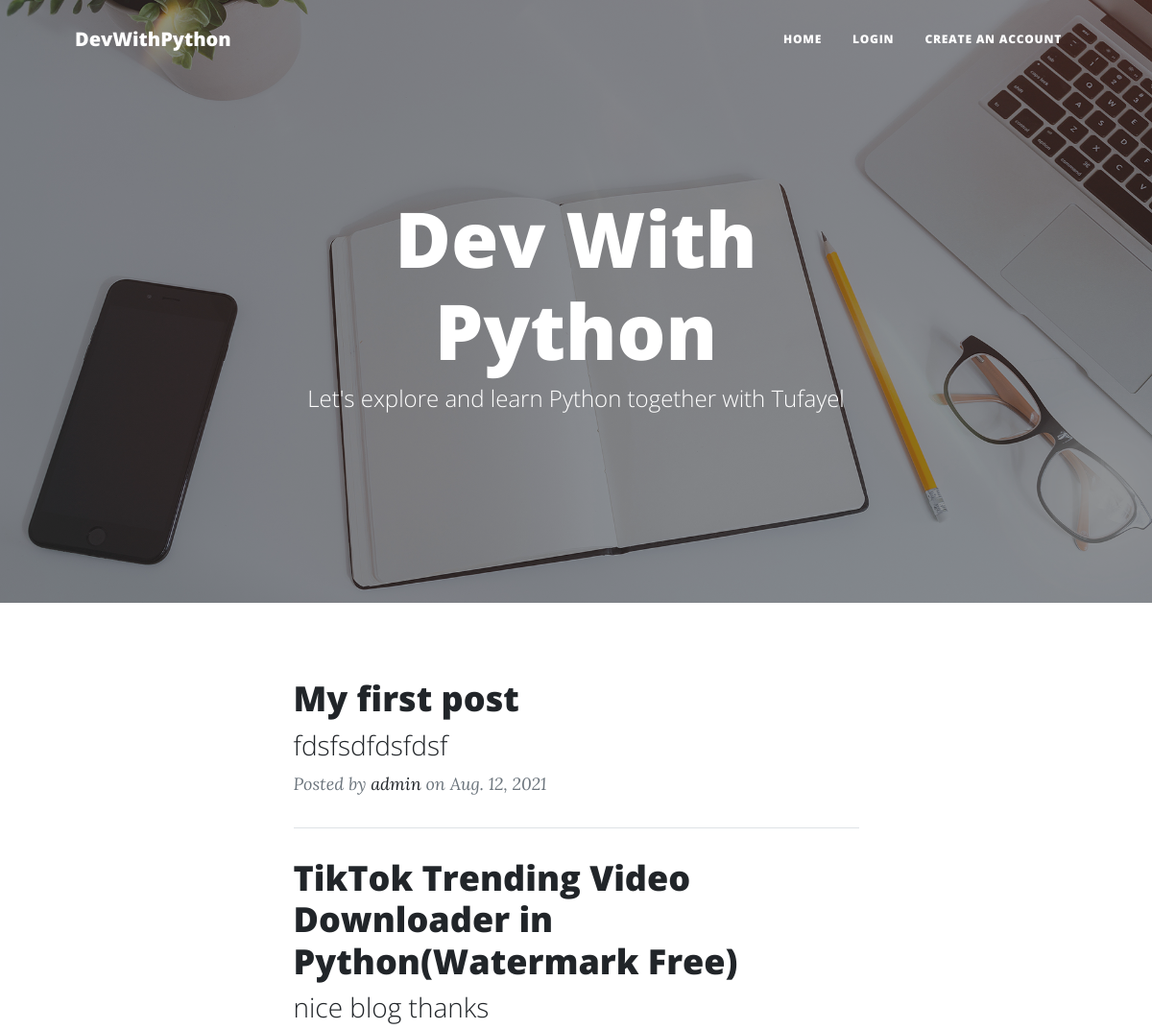
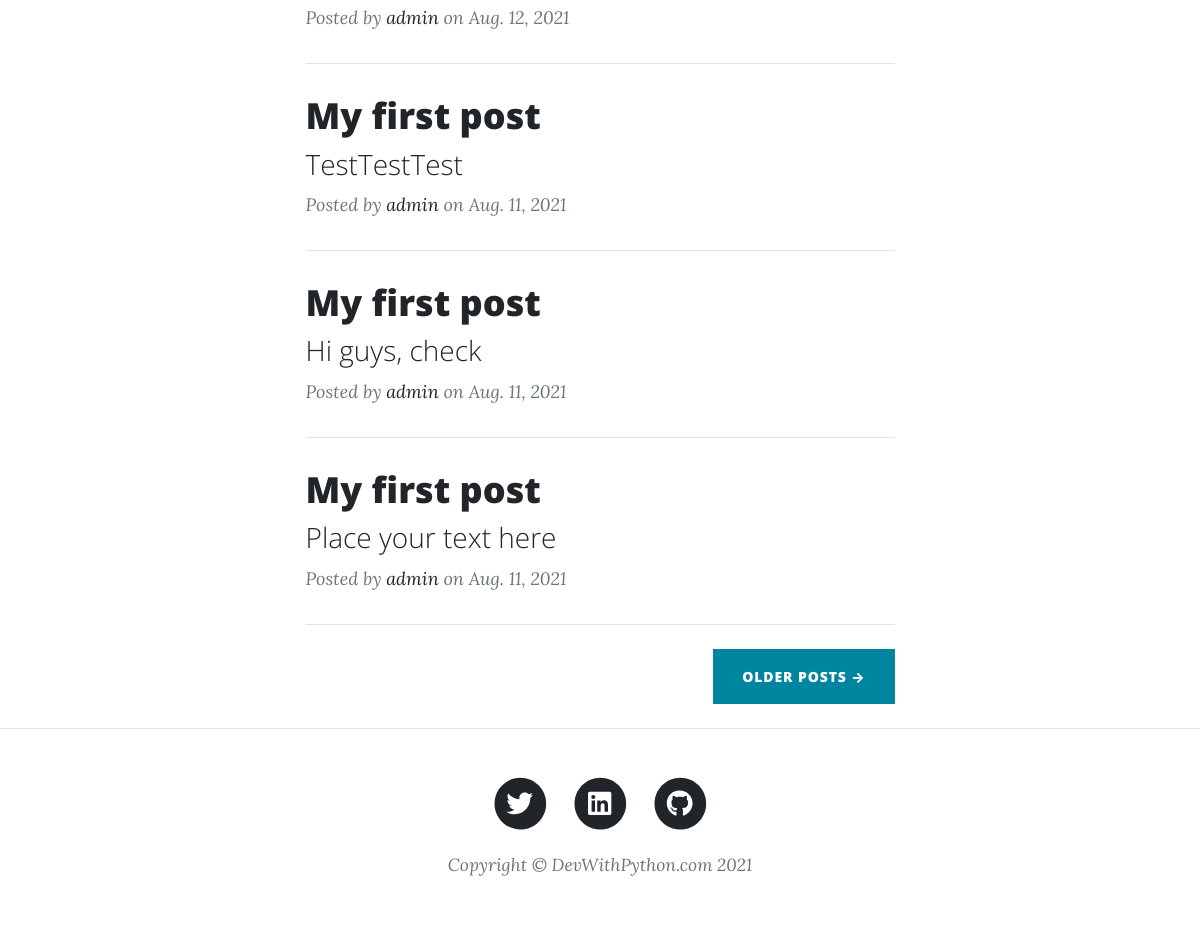
Before: / with the older database file (2 pictures, top to bottom).
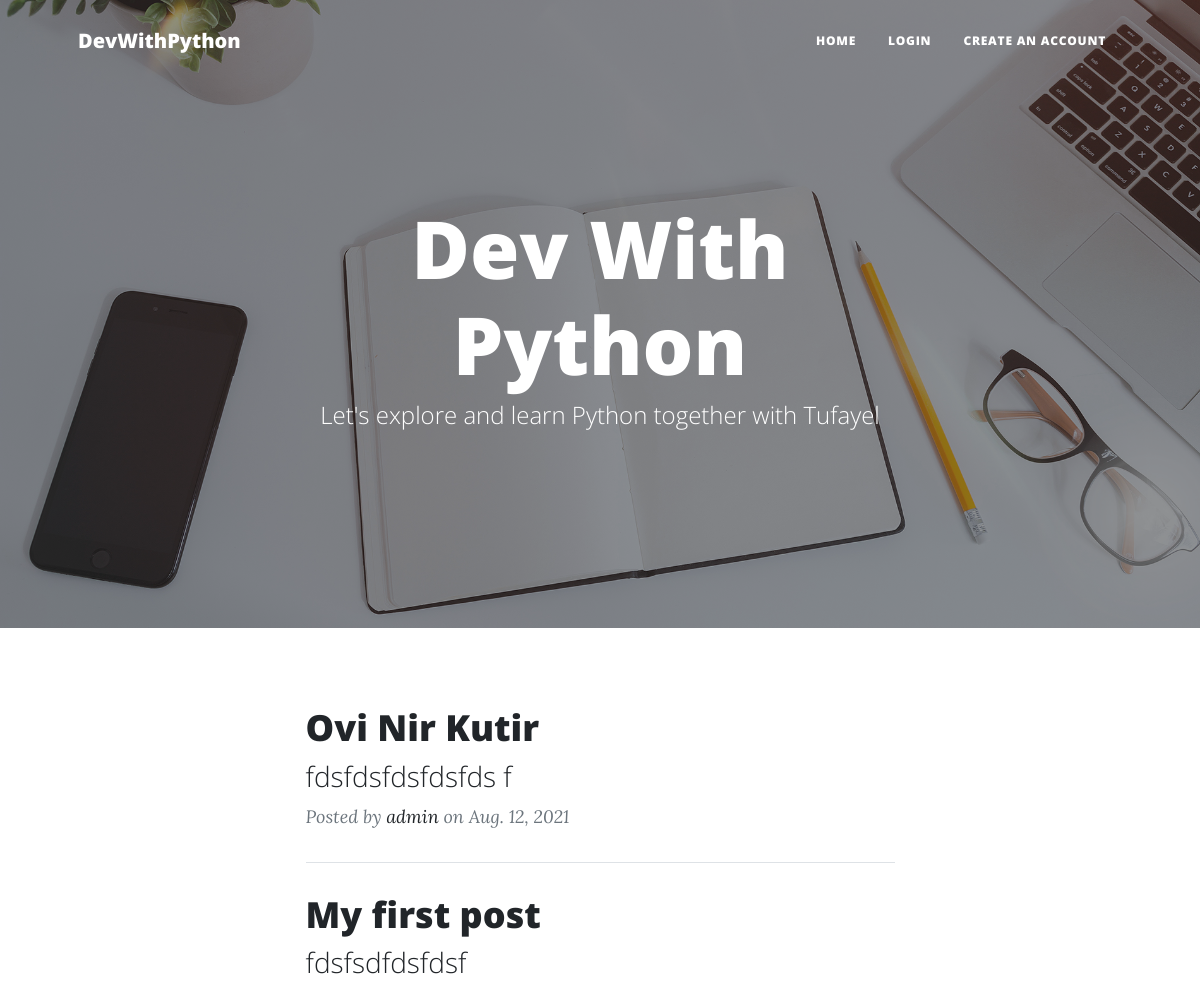
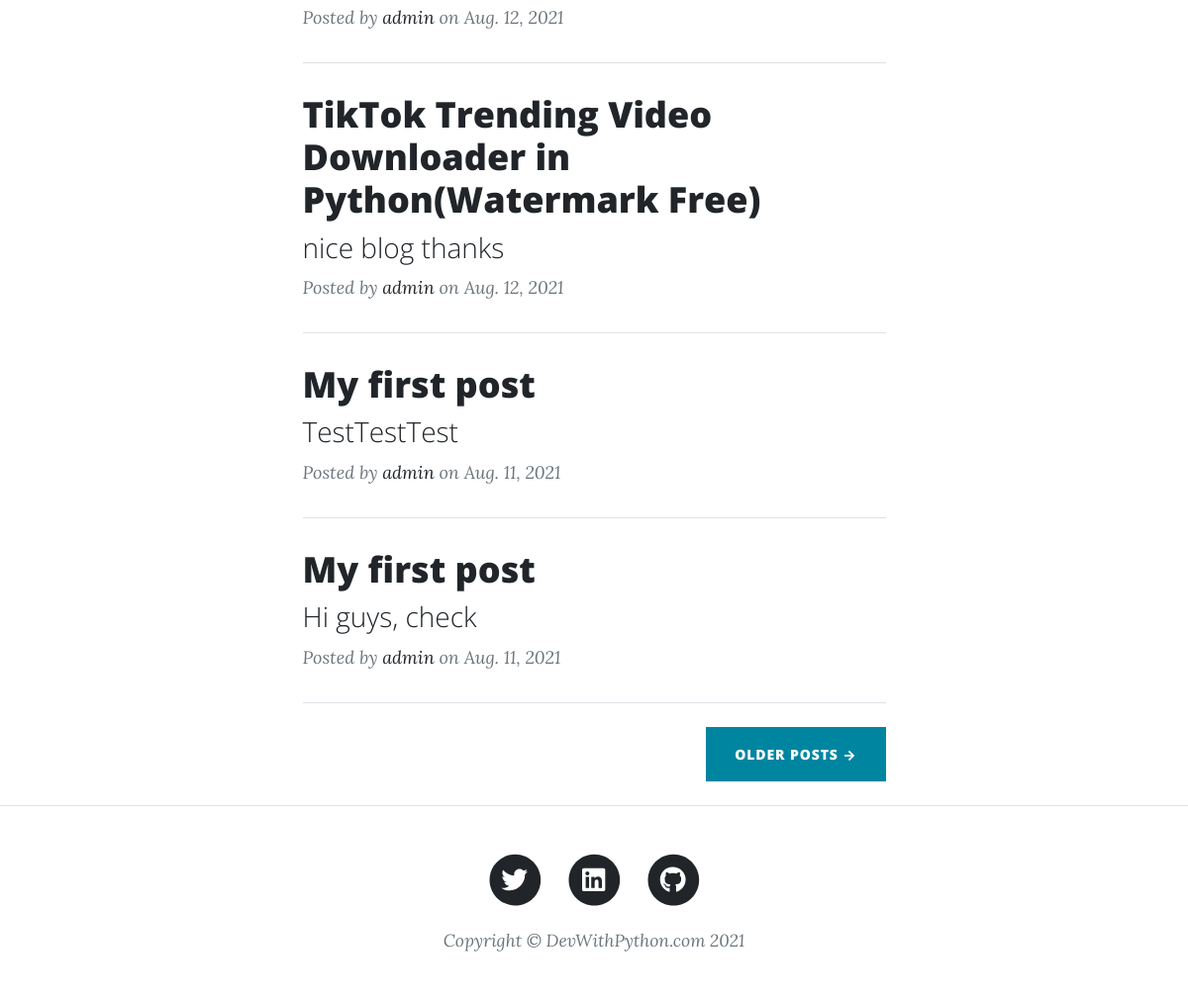
After: the same page with the newer database file (2 pictures, top to bottom).
### home/models.py (models this page shows, shortened)
class BlogPost(models.Model):
    blog_slug = models.CharField(max_length=100, default='')
    blog_title = models.CharField(max_length=100)
    blog_text = models.TextField(max_length=10000)
    blog_owner = models.CharField(max_length=15)
    post_time = models.DateField(default=django.utils.timezone.now)

### home/views.py (the view)
# urls.py: path('', views.index, name='home'),
def index(request):
    all_posts = BlogPost.objects.all()[::-1][:5]
    context = {
        'posts': all_posts
    }
    return render(request, 'index.html', context)

### templates/index.html (shortened to what this page needs)
<!DOCTYPE html>
<html lang="en">
<head>
  <link href="/static/css/styles.css" rel="stylesheet" />
</head>
<body>
  <nav class="navbar navbar-expand-lg navbar-light" id="mainNav">
    <div class="container px-4 px-lg-5">
      <a class="navbar-brand" href="/">DevWithPython</a>
      <div class="collapse navbar-collapse" id="navbarResponsive">
        <ul class="navbar-nav ms-auto py-4 py-lg-0">
          <li class="nav-item">
            <a class="nav-link px-lg-3 py-3 py-lg-4" href="/">Home</a>
          </li>
          {% if request.user.is_anonymous %}
          <li class="nav-item">
            <a class="nav-link px-lg-3 py-3 py-lg-4" href="/login">Login</a>
          </li>
          <li class="nav-item">
            <a class="nav-link px-lg-3 py-3 py-lg-4" href="/signup">Create An Account</a>
          </li>
          {% endif %}
        </ul>
      </div>
    </div>
  </nav>
  <header class="masthead" style="background-image: url('/static/assets/img/home-bg.jpg')">
    <div class="container position-relative px-4 px-lg-5">
      <div class="row gx-4 gx-lg-5 justify-content-center">
        <div class="col-md-10 col-lg-8 col-xl-7">
          <div class="site-heading">
            <h1>Dev With Python</h1>
            <span class="subheading">Let's explore and learn Python together with Tufayel</span>
          </div>
        </div>
      </div>
    </div>
  </header>
  <div class="container px-4 px-lg-5">
    <div class="row gx-4 gx-lg-5 justify-content-center">
      <div class="col-md-10 col-lg-8 col-xl-7">
        {% for post in posts %}
        <div class="post-preview">
          <a href="/{{ post.blog_slug }}">
            <h2 class="post-title">{{ post.blog_title }}</h2>
            <h3 class="post-subtitle">
              {% autoescape on %}
              {{ post.blog_text|truncatechars:50|striptags }}
              {% endautoescape %}
            </h3>
          </a>
          <p class="post-meta">
            Posted by
            <a href="#!">{{ post.blog_owner }}</a>
            on {{ post.post_time }}
          </p>
        </div>
        <hr class="my-4" />
        {% empty %}
        <p>No more blog post is published yet. Keep checking to see posts as soon as they are published</p>
        {% endfor %}
        <div class="d-flex justify-content-end mb-4">
          {% if next_archive_id is None %}
          <a class="btn btn-primary text-uppercase" href="/archive/1">Older Posts →</a>
          {% else %}
          <a class="btn btn-primary text-uppercase" href="/archive/{{ next_archive_id }}">Older Posts →</a>
          {% endif %}
        </div>
      </div>
    </div>
  </div>
  <footer class="border-top">
    <div class="container px-4 px-lg-5">
      <div class="row gx-4 gx-lg-5 justify-content-center">
        <div class="col-md-10 col-lg-8 col-xl-7">
          <ul class="list-inline text-center">
            <li class="list-inline-item">
              <a href="https://twitter.com/cse_tufayel">
                <span class="fa-stack fa-lg">
                  <i class="fas fa-circle fa-stack-2x"></i>
                  <i class="fab fa-twitter fa-stack-1x fa-inverse"></i>
                </span>
              </a>
            </li>
            <li class="list-inline-item">
              <a href="https://www.linkedin.com/in/tufayel-ahmed-cse/">
                <span class="fa-stack fa-lg">
                  <i class="fas fa-circle fa-stack-2x"></i>
                  <i class="fab fa-linkedin fa-stack-1x fa-inverse"></i>
                </span>
              </a>
            </li>
            <li class="list-inline-item">
              <a href="https://github.com/TufayelLUS">
                <span class="fa-stack fa-lg">
                  <i class="fas fa-circle fa-stack-2x"></i>
                  <i class="fab fa-github fa-stack-1x fa-inverse"></i>
                </span>
              </a>
            </li>
          </ul>
          <div class="small text-center text-muted fst-italic">
            Copyright &copy; DevWithPython.com {% now "Y" %}
          </div>
        </div>
      </div>
    </div>
  </footer>
</body>
</html>

Changed rows visible on the page:
no longer on this page (row unchanged): BlogPost: blog_title "My first post", blog_text "Place your text here", blog_owner "admin", post_time "Aug. 11, 2021"
added BlogPost: blog_title "Ovi Nir Kutir", blog_text "fdsfdsfdsfdsfds f", blog_owner "admin", post_time "Aug. 12, 2021"
